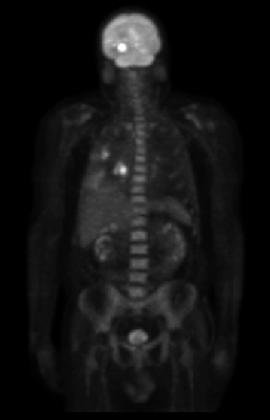
%> input picture 大三下数字图像处理/20200513/Fig0462_PET_image.tif, 270 x 420 px, shrunk from 746 x 1162 before the run
$ octave test4.m   (GNU Octave 9; MATLAB toolbox functions it lacks are replaced by stand-ins)
%> lines starting %> are read from the running program, lines starting %| are printed output that depends on the picture
clc
clear

I=imread('Fig0462_PET_image.tif');
%> I is the input picture: size 420x270 uint8; min 0, max 255, mean 19.4
%subplot(1,3,1);imshow(I);title('原图');
figure(1);imshow(I);title('原图');

F=fftshift(fft2(double(I)));
[M,N]=size(I);
%> M = 420; N = 270
rL=0.25;
rH=2;
c=1;
D0=80;

H1=zeros(M,N);
for i=1:M
    for j=1:N
        if(sqrt((i-M/2)^2+(j-N/2)^2)>=D0)
            H1(i,j)=(rH-rL)*(1-exp(-c*((i-M/2)^2+(j-N/2)^2)/D0^2)+rL);
        end
    end
end
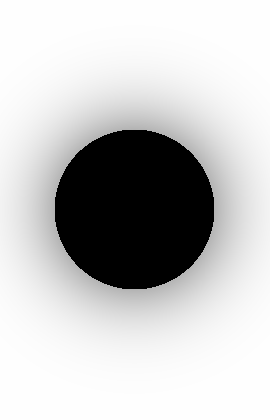
%> H1: size 420x270 double; min 0, max 2.19, mean 1.69; drawn with min black and max white
H2=3+8*H1;
G1=F.*H2;
g1=real(ifft2(ifftshift(double(G1))));
%subplot(1,3,2);imshow(g1,[]);title('同态滤波增强');
figure(2);imshow(g1,[]);title('同态滤波增强');


H3=zeros(M,N);
for i=1:M
    for j=1:N
        if(sqrt((i-M/2)^2+(j-N/2)^2)>=D0)
            H3(i,j)=exp(-((i-M/2)^2+(j-N/2)^2)/D0^2);
        end
    end
end
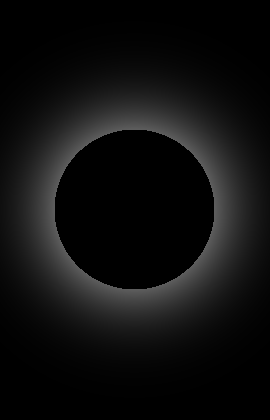
%> H3: size 420x270 double; min 0, max 0.368, mean 0.0623
H4=3+8*H3;
G2=F.*H4;
g2=real(ifft2(ifftshift(double(G2))));
%subplot(1,3,3);imshow(g2,[]);title('频域高斯高通增强');
figure(3);imshow(g2,[]);title('频域高斯高通增强');
